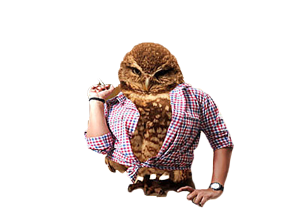
#> input picture art/bwa0.png, 300 x 210 px; its folder holds only this picture in this run
$ python main.py
#> lines starting #> are read from the running program, lines starting #| are printed output that depends on the picture
### merchify.py
import os
from PIL import Image, ImageDraw

def run(width, height, inputDirectory, outputDirectory):
#> called with width = 4500, height = 5400, inputDirectory = 'art', outputDirectory = 'upload'
    for filename in os.listdir(inputDirectory):
        # get file
        art = Image.open(inputDirectory + '/' + filename)
#> art is the input picture: PIL image 300x210 RGBA; mean R, G, B, A 220.5, 205.5, 198.3, 60.2

        # resize file if necessary
        artW, artH = art.size
#> artW = 300; artH = 210
        halfWidth = width/2
        if(artW < halfWidth):
            art = art.resize((int(halfWidth),int(halfWidth/artW*artH)))
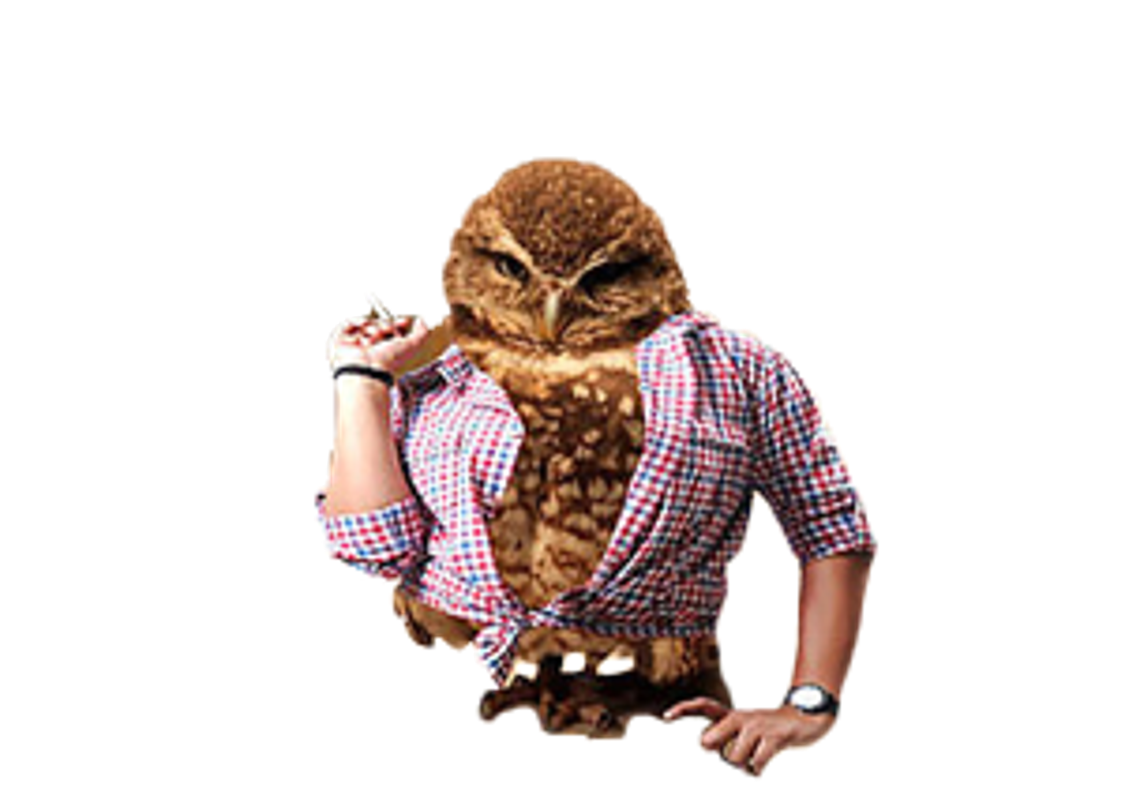
#> art: PIL image 2250x1575 RGBA (shown at 1/2 size); mean R, G, B, A 36.1, 26.4, 24, 60.2; transparent parts drawn white
        else:
            print ("didn't need resizing")
        artW, artH = art.size
#> artW = 2250; artH = 1575

        # create blank shirt and paste art
        shirt = Image.new('RGBA',(width, height))
#> shirt: PIL image 4500x5400 RGBA; every value is 0
        shirt.paste(art, (int((width-artW)/2),int((height-artH)/10)))
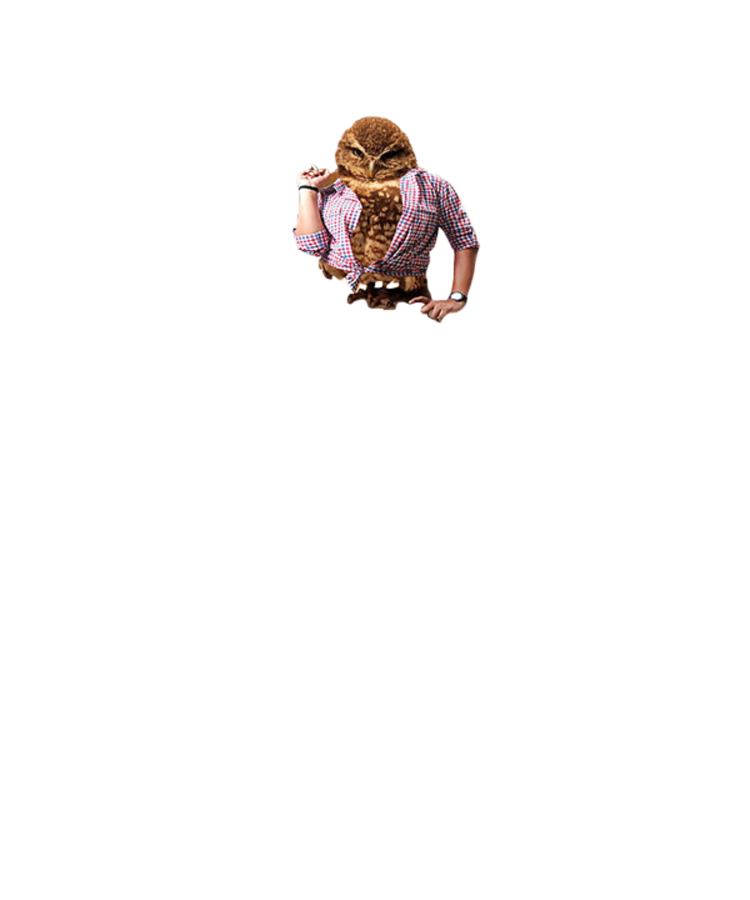
#> shirt: PIL image 4500x5400 RGBA (shown at 1/6 size); mean R, G, B, A 5.3, 3.8, 3.5, 8.8; transparent parts drawn white

        # save shirt
        shirt.save(outputDirectory + '/' + os.path.splitext(filename)[0] + '_shirt.png', 'png')

### scrapeImages.py
import argparse
import json
import itertools
import logging
import re
import os
import uuid
import sys
from urllib.parse import urlparse
from urllib.request import urlopen, Request

from bs4 import BeautifulSoup


def configure_logging():
    logger = logging.getLogger()
    logger.setLevel(logging.DEBUG)
    handler = logging.StreamHandler()
    handler.setFormatter(
        logging.Formatter('[%(asctime)s %(levelname)s %(module)s]: %(message)s'))
    logger.addHandler(handler)
    return logger

logger = configure_logging()

REQUEST_HEADER = {
    'User-Agent': "Mozilla/5.0 (Windows NT 6.1; WOW64) AppleWebKit/537.36 (KHTML, like Gecko) Chrome/43.0.2357.134 Safari/537.36"}


def get_soup(url, header):
    response = urlopen(Request(url, headers=header))
    return BeautifulSoup(response, 'html.parser')

def get_query_url(query):
    return "https://www.google.co.in/search?q=%s&tbs=ic:trans,sur:fc&tbm=isch&source=lnt&sa=X" % query

# [49 lines left out: functions extract_images_from_soup, extract_images, get_raw_image, save_image, download_images_to_dir, run and 1 more, not called in this run]

# [2 lines that do not run on import are left out]

### main.py
import argparse
import os
from PIL import Image, ImageDraw
import merchify
import scrapeImages
import upload

parser = argparse.ArgumentParser()
parser.add_argument("-s", "--scrape", action="store_true")
parser.add_argument("-u", "--upload", action="store_true")
parser.add_argument("-k", "--keyword", type=str, help="to be searched")
parser.add_argument("-i", "--inputDirectory", type=str, help="to find artworks")
parser.add_argument("-o", "--outputDirectory", type=str, help="to save finished")
parser.add_argument("-l", "--limit", type=int, help="maximum uploads")
parser.add_argument("-w", "--width", type=int, help="width of finished")
parser.add_argument("-t", "--height", type=int, help="height of finished")
args = parser.parse_args()

keyword = args.keyword if args.keyword is not None else 'default'
dailyLimit = args.limit if args.limit is not None else 10
inputDirectory = args.inputDirectory if args.inputDirectory is not None else 'art'
outputDirectory = args.outputDirectory if args.outputDirectory is not None else 'upload'
width = args.width if args.width is not None else 4500
height = args.height if args.height is not None else 5400

if not os.path.exists(inputDirectory):
    os.makedirs(inputDirectory)

if not os.path.exists(outputDirectory):
    os.makedirs(outputDirectory)

if args.scrape:
    scrapeImages.run(keyword, inputDirectory, dailyLimit)

merchify.run(width, height, inputDirectory, outputDirectory)

if args.upload:
    upload.run(outputDirectory, dailyLimit)

$ run again, on art/rac.png
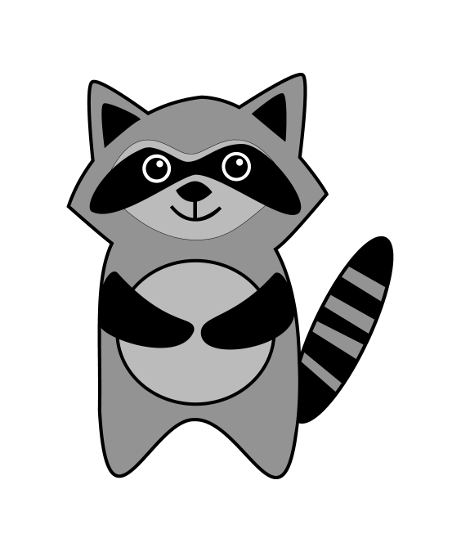
#> input picture art/rac.png, 460 x 552 px
#> in run, art is the input picture: PIL image 460x552 RGBA; mean R, G, B, A 33.8, 33.8, 33.8, 83.9
#> art: PIL image 2250x2700 RGBA
#> in run, `shirt.paste(art, (int((width-artW)/2),int((height-artH)/10)))`:
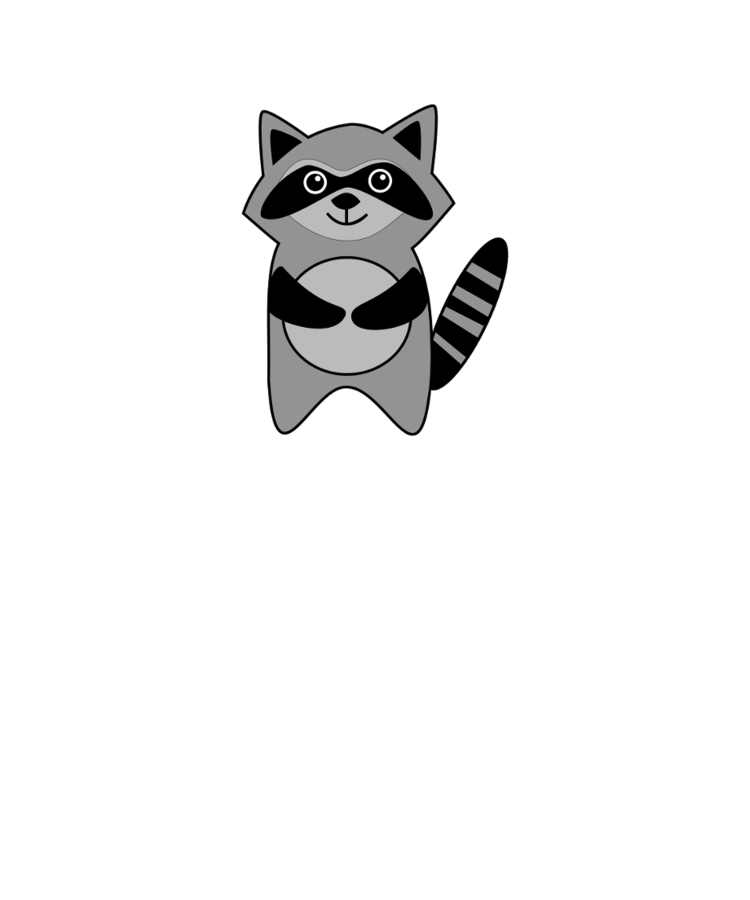
#> shirt: PIL image 4500x5400 RGBA (shown at 1/6 size); mean R, G, B, A 8.5, 8.5, 8.5, 21; transparent parts drawn white
